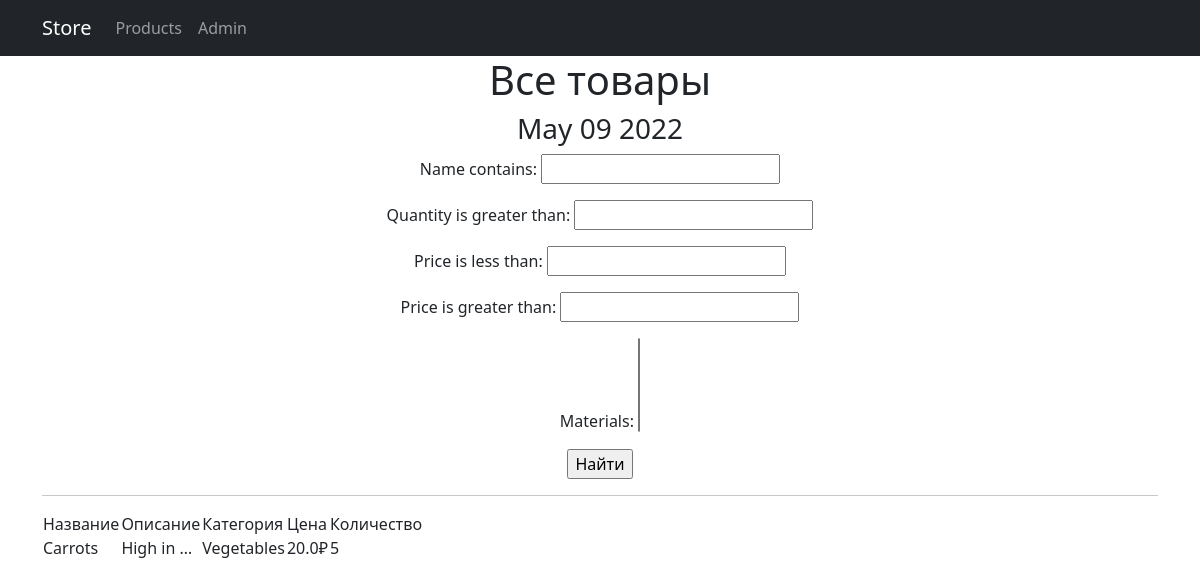
/products/, run on an earlier commit of the app's database.
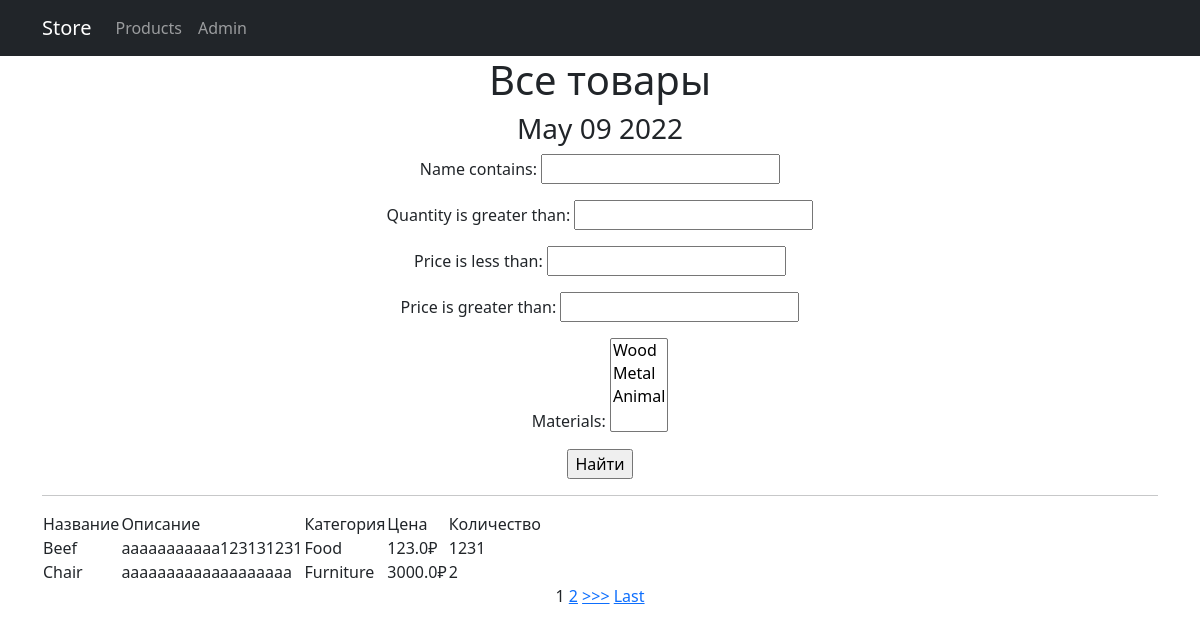
And on a later commit of the database.
### storefront/models.py (models this page shows, shortened)
class Product(models.Model):
    name = models.CharField(
        max_length=50,
        unique=True, # названия товаров не должны повторяться
    )
    description = models.TextField()
    quantity = models.IntegerField(
        validators=[MinValueValidator(0)],
    )
    category = models.ForeignKey(
        to='Category',
        on_delete=models.CASCADE,
        related_name='products', # все продукты в категории будут доступны через поле products
    )
    price = models.FloatField(
        default=0.0,
        validators=[MinValueValidator(0.0)],
    )
    material = models.ManyToManyField(Material, through="ProductMaterial")

class Category(models.Model):
    name = models.CharField(max_length=100, unique=True)

### storefront/views.py (the view)
# urls.py: path('', ProductsList.as_view(), name='product_list'),
class ProductsList(ListView):
    model = Product
    ordering = 'name'
    template_name = 'products.html'
    context_object_name = 'products'
    paginate_by = 2
    def get_queryset(self):
        queryset = super().get_queryset()
        self.filterset = ProductFilter(self.request.GET, queryset)
        return self.filterset.qs
    def get_context_data(self, **kwargs):
        context = super().get_context_data(**kwargs)
        context['filterset'] = self.filterset
        return context

### storefront/models.py (called while the page is built)
    def __str__(self):
        return self.name

### storefront/templatetags/custom_filters.py (called while the page is built)
@register.filter()
def currency(value, code='rub'):
   postfix = CURRENCIES_SYMBOLS[code]
   return f'{value}{postfix}'

@register.filter(name='update_page')
def update_page(full_path:str, page:int):
    try:
        params_list = full_path.split('?')[1].split('&')
        params = dict([tuple(str(param).split('=')) for param  in params_list])
        params.update({'page' : page})
        link = ''
        for key, value in params.items():
            link += (f"{key}={value}&")
        return link[:-1]
    except:
        return f"page={page}"

### storefront/templatetags/custom_tags.py (called while the page is built)
@register.simple_tag()
def current_time(format_string='%b %d %Y'):
   return datetime.utcnow().strftime(format_string)

### templates/products.html (shortened to what this page needs)
{% extends 'default.html' %}
{% load custom_filters %}!
{% load custom_tags %}
{% block content %}
   <h1>Все товары</h1>
   <h3>{% current_time '%b %d %Y' %}</h3>
    <form action="" method="get">
        {{ filterset.form.as_p }}
        <input type="submit" value="Найти" />
    </form>
   <hr>
   {% if products %}
       <table>
           <tr>
               <td>Название</td>
               <td>Описание</td>
               <td>Категория</td>
               <td>Цена</td>
               <td>Количество</td>
           </tr>
           {% for product in products %}
           <tr>
               <td>{{ product.name }}</td>
               <td>{{ product.description|truncatewords:2 }}</td>
               <td>{{ product.category.name }}</td>
               <td>{{ product.price|currency }}</td>
               <td>{{ product.quantity }}</td>
           </tr>
           {% endfor %}
       </table>
   {% else %}
       <h2>Товаров нет!</h2>
   {% endif %}
    {% if is_paginated %}
        {% for num in page_obj.paginator.page_range %}
            {% if page_obj.number == num %}
                <a>{{ num }}</a>
            {% elif num > page_obj.number|add:'-3' and num < page_obj.number|add:'3' %}
                <a href="?{{ request.get_full_path|update_page:num }}">{{ num }}</a>
            {% endif %}
        {% endfor %}
        {% if page_obj.has_next %}
            <a href="?{{ request.get_full_path|update_page:page_obj.next_page_number }}">>>></a>
            <a href="?{{ request.get_full_path|update_page:page_obj.paginator.num_pages }}">Last</a>
        {% endif %}
    {% endif %}
{% endblock content %}

### templates/default.html (shortened to what this page needs)
        {% load static %}
        {% load custom_filters %}
        <link href="{% static 'css/styles.css' %}" rel="stylesheet" />
    </head>
    <body>
        <nav class="navbar navbar-expand-lg navbar-dark bg-dark static-top">
            <div class="container">
                <a class="navbar-brand" href="#">Store</a>
                <div class="collapse navbar-collapse" id="navbarResponsive">
                    <ul class="navbar-nav ml-auto">
                        <li class="nav-item">
                            <a class="nav-link" href="/products/">Products</a>
                        </li>
                        <li class="nav-item">
                            <a class="nav-link" href="/admin/">Admin</a>
                        </li>
                    </ul>
                </div>
            </div>
        </nav>
        <div class="container">
            <div class="row">
                <div class="col-lg-12 text-center">
                    {% block content %}{% endblock content %}
                </div>
            </div>
         </div>
    </body>
</html>

What changed in the data, as far as the page shows it:
added Product: name "Beef", description "aaaaaaaaaaa123131231", category.name "Food", price "123.0₽", quantity "1231"
changed Product: name "Carrots" → "Chair"; description "High in …" → "aaaaaaaaaaaaaaaaaaa"; category.name "Vegetables" → "Furniture"; price "20.0₽" → "3000.0₽"; quantity "5" → "2"
Also different on the page:
form field material: (not shown) → "Wood / Metal / Animal"
new list line: "1"
new list line: "2"
text now shown: ">>> Last"
